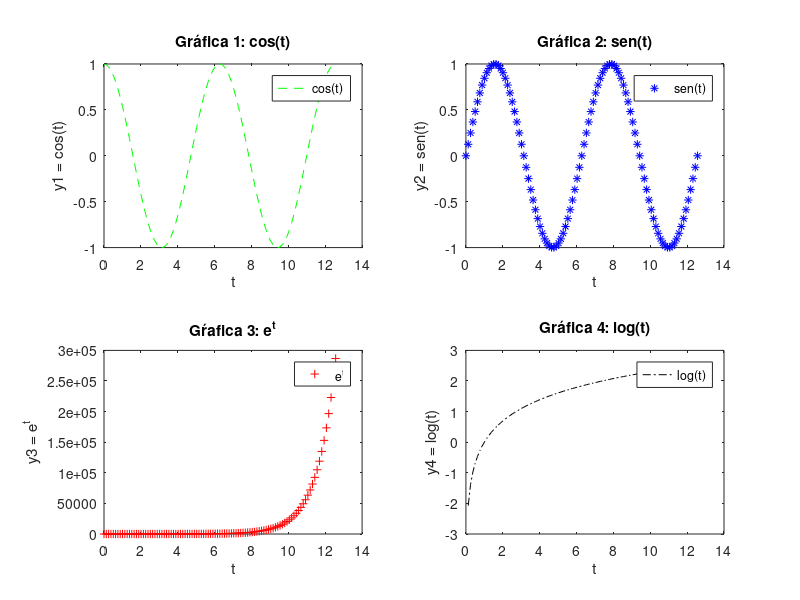

Here is the MATLAB script that generated this plot:
t = 0: 4*pi/100: 4*pi;
y = cos(t);
z = sin(t);
w = e.^t;
v = log(t);
ax(1) = subplot (221);
  p = plot(t, y,'--g');
  title('Gráfica 1: cos(t)');
  legend('cos(t)')
  xlabel('t')
  ylabel('y1 = cos(t)')
ax(2) = subplot (222);
  p = plot(t, z,'*b');
  title('Gráfica 2: sen(t)');
  legend('sen(t)')
  xlabel('t')
  ylabel('y2 = sen(t)')
ax(3) = subplot (223);
  p = plot(t, w,'+r');
  title('Gŕafica 3: e^t');
  legend('e^t')
  xlabel('t')
  ylabel('y3 = e^t')
ax(4) = subplot (224);
  p = plot(t, v,'-.k');
  title('Gráfica 4: log(t)');
  xlabel('t')
  ylabel('y4 = log(t)')
  legend('log(t)')